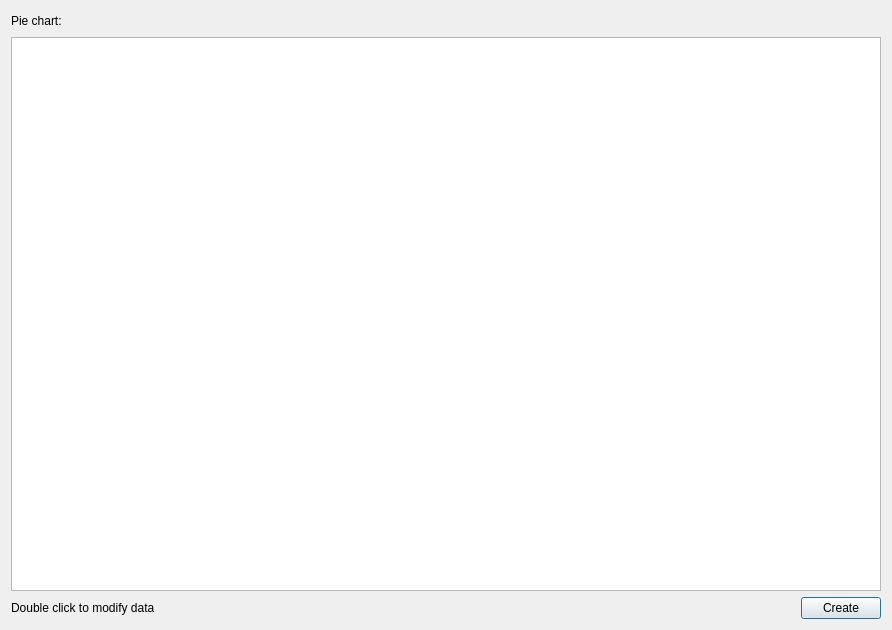
<?xml version="1.0" encoding="UTF-8"?>
<ui version="4.0">
 <class>annotation_editor</class>
 <widget class="QDialog" name="annotation_editor">
  <property name="geometry">
   <rect>
    <x>0</x>
    <y>0</y>
    <width>892</width>
    <height>630</height>
   </rect>
  </property>
  <property name="windowTitle">
   <string>Annotation editor</string>
  </property>
  <layout class="QVBoxLayout" name="verticalLayout">
   <item>
    <layout class="QHBoxLayout" name="horizontalLayout_2">
     <item>
      <widget class="QLabel" name="label_2">
       <property name="text">
        <string>Pie chart:</string>
       </property>
      </widget>
     </item>
     <item>
      <spacer name="horizontalSpacer_2">
       <property name="orientation">
        <enum>Qt::Horizontal</enum>
       </property>
       <property name="sizeHint" stdset="0">
        <size>
         <width>40</width>
         <height>20</height>
        </size>
       </property>
      </spacer>
     </item>
    </layout>
   </item>
   <item>
    <widget class="MyTableView" name="tableView">
     <property name="sizeAdjustPolicy">
      <enum>QAbstractScrollArea::AdjustToContents</enum>
     </property>
    </widget>
   </item>
   <item>
    <layout class="QHBoxLayout" name="horizontalLayout">
     <item>
      <widget class="QLabel" name="label">
       <property name="text">
        <string>Double click to modify data</string>
       </property>
      </widget>
     </item>
     <item>
      <spacer name="horizontalSpacer">
       <property name="orientation">
        <enum>Qt::Horizontal</enum>
       </property>
       <property name="sizeHint" stdset="0">
        <size>
         <width>40</width>
         <height>20</height>
        </size>
       </property>
      </spacer>
     </item>
     <item>
      <widget class="QPushButton" name="pushButton">
       <property name="text">
        <string>Create</string>
       </property>
      </widget>
     </item>
    </layout>
   </item>
  </layout>
 </widget>
 <customwidgets>
  <customwidget>
   <class>MyTableView</class>
   <extends>QTableView</extends>
   <header>CustomWidgets.h</header>
  </customwidget>
 </customwidgets>
 <resources/>
 <connections/>
</ui>
